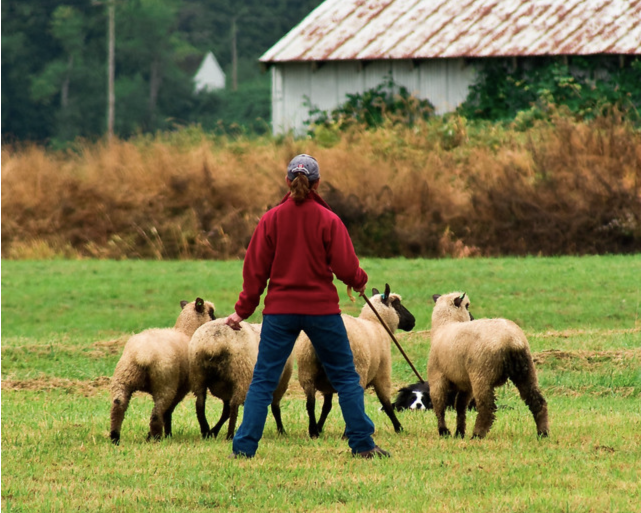
#> input picture images/image1.png, 1282 x 1026 px, found by its file name (shown at 1/2 size)
$ jupyter execute --allow-errors lab-0-introduction-to-pytorch.ipynb   (shell and % lines are left out)
#> lines starting #> are read from the running program, lines starting #| are printed output that depends on the picture
# Lab 0: Introduction to PyTorch

Welcome to COMSM0159 Advanced Visual AI (AVAI)!

The goal of this labsheet is to provide an introduction to [PyTorch](https://pytorch.org/). By the end of this lab, you should be able to do the following:
1. Recognise that there several ways to input/output images in PyTorch
2. Load and run inference using a pretrained model from Torchvision
3. Understand how to experiment with the latest models

We expect you to already know how to use Jupyter notebooks and create conda environments. If you don't, please go through these exercises in your spare time:
- [Conda Introduction](https://conda.io/projects/conda/en/latest/user-guide/getting-started.html)
- [Jupyter Introduction](https://github.com/COMSM0045-Applied-Deep-Learning/labsheets/blob/master/lab-0-python-intro/2-jupyter.ipynb)

---

## Part 1: PyTorch basics

In this section, we will learn the following:
1. Loading images to PyTorch and saving images
2. Augmentations
3. Using a pretrained Torchvision model

To start off with, we recommend using the lab machines as they provide GPU support and have the packages already prepared for you. (You can use your own machines/Google Colab but you will need to set up the conda environments yourself.)

```
module load anaconda
conda activate comsm0045
```
~~This will load the necessary packages for you to get started with PyTorch.~~

<div class="alert alert-block alert-danger">
<b>Warning:</b> Currently this environment does not include OpenCV, so enter the following <i>after</i> activating the conda environment:
<code>pip install opencv-python scikit-image</code>

<small>(Can also try `conda install opencv -c menpo; conda install scikit-image`??)</small>
</div>

[cell 1]
import torch
import torchvision
from torchvision import transforms as T
import torchvision.transforms.functional as TF

from PIL import Image
import numpy as np
import skimage
import cv2
import matplotlib.pyplot as plt
import os

### Loading images
In PyTorch, all data manipulated must be a PyTorch Tensor (`torch.Tensor`). Here we will explore multiple ways to load images and how to convert them into a Tensor.

Torchvision has their own method to load images `torchvision.io.read_image()` but sometimes we want to apply some preprocessing to the images beforehand using a different package (e.g. OpenCV). These packages may not be able to process Tensors, and therefore, we will go over alternative methods to load images and convert them into Tensors.

**TASK 1:** Load the image using these various methods and convert them into a `torch.Tensor`. Ensure the Tensor has shape `(C, H, W)` and in the form `RGB`. Note that some methods result in Tensors with the shape `(4, H, W)` and others with shape `(3, H, W)`, why may that be the case?

For this lab, ensure that all of them have shape `(3, H, W)`

[cell 2]
## TASK 1:

# Loading image1.png using PIL as a Tensor
image1 = "Week1-an-introduction-to-Pytorch/images/image1.png"
img = Image.open(image1)
#> img is the input picture: PIL image 1282x1026 RGBA; mean R, G, B, A 125.3, 121.6, 74.2, 255
img_rgb = img.convert('RGB')
#> (the rest of this cell did not finish here and is left out)

### Augmentations
Augmentation is a technique used to artificially create new data for training. This involves transforming the images to create a "new" image, which can be done *online* or *offline*. Torchvision provides transformations that can be used for *online* data augmentation.

Torchvision transformations accept PIL image, Tensor image, or a batch of Tensor images.

Torchvision provides the function `Compose()` which allows you to chain multiple transforms together. Below is an example:
```
T.Compose([
    T.CenterCrop(10),
    T.ToTensor(),
])
```

**TASK 2:** Compose the following transformations: `RandomHorizontalFlip()`, `RandomRotation(10)` and `ToTensor()`. What do you notice about the minimum and maximum values stored in the Tensor after this transformation? Which transformation caused this and why is it beneficial?

*Note:* you do not need to visualise the image for this task

[cell 3]
## TASK 2
image1 = "Week1-an-introduction-to-Pytorch/images/image1.png"
img_pil = Image.open(image1)
#> (the rest of this cell did not finish here and is left out)

### Outputting images
Being able to visualise the Tensors is very important for numerous reasons (e.g. debugging). Here, we will go over several ways to output the images.

<div class="alert alert-block alert-warning">
<b>Attention:</b> PIL and OpenCV provide methods to display the images in a new window (<code>img.show()</code> and <code>cv2.imshow("window", img)</code> respectively). However, sometimes it doesn't work (depending on whether you are using Colab/lab machine or personal computer).

They are useful functions for debugging, so do keep them in mind.
</div>

**TASK 3:** Convert `img_transformed` back into the respective datatypes and output the transformed image with the methods listed below.

#> (a cell that did not finish here is left out)

### Using pretrained models from PyTorch

Torchvision provides code and pretrained weights for several popular deep learning models for a variety of computer vision tasks. For this exercise, we will be focusing on semantic segmentation, but feel free to try out other models listed [here](https://pytorch.org/vision/stable/models.html) in your free time.

**TASK 4:** Using the pretrained DeepLabV3 model, run inference on `images/image1.png`. Note that the model is sent to "CUDA" (i.e. the model is run on the GPU), you will need to do the same with your `torch.Tensor`.
Ensure that the image has the right number of channels (refer to Task 1).

[cell 5]
from torchvision.models.segmentation import deeplabv3_mobilenet_v3_large, DeepLabV3_MobileNet_V3_Large_Weights

# Initialize model with the pretrained weights
weights = DeepLabV3_MobileNet_V3_Large_Weights.DEFAULT
#> (the rest of this cell did not finish here and is left out)

---

## Part 2: Experimenting with latest methods
Computer vision is an fast-growing field and the models provided by Torchvision are limited and are already outperformed. As a result, it is an important skill to be able to experiment with the latest methods.

In this section, we will experiment with Segment Anything 2 (SAM2) model, which is a foundational model for prompatable segmentation on videos: https://github.com/facebookresearch/segment-anything-2. Your task is to explore through their Github repository and understand how to read the documentation provided by the authors, so that you will know how to use their work.

<div class="alert alert-block alert-info">
<b>Note:</b> If you are experiencing any issues with setting up SAM2 (whether on your own computer or on the lab machines), you can create a copy of this Colab notebook and work from there: <a>https://colab.research.google.com/drive/19CKKON3R_fzQTos3W8DrT2CDukXhyOQR?usp=sharing</a>. There is code provided to set up the environment for you, so do be sure to read through the <u>Installation</u> instructions and ensure you understand what to do.
</div>

**TASK 1:**
Follow the <u>Installation</u> instructions found in the repository's README to correctly download and install SAM2. *I highly recommend creating a new conda environment for this to avoid any conflicts*

Also, install the following packages: `scikit-image`, `opencv`, `matplotlib-pyplot`, (`ipykernel` if you haven't already.)

Then download the `sam2_hiera_large.pt` checkpoint and store in `./checkpoints`.

[cell 6]
# Helper functions; used for visualisation
np.random.seed(3)

def show_mask(mask, ax, random_color=False, borders=True, obj_id=None):
    if random_color:
        color = np.concatenate([np.random.random(3), np.array([0.6])], axis=0)
    elif obj_id:
        cmap = plt.get_cmap("tab10")
        color = np.array([*cmap(obj_id)[:3], 0.6])
    else:
        color = np.array([30/255, 144/255, 255/255, 0.6])
    h, w = mask.shape[-2:]
    mask = mask.astype(np.uint8)
    mask_image =  mask.reshape(h, w, 1) * color.reshape(1, 1, -1)
    if borders:
        import cv2
        contours, _ = cv2.findContours(mask,cv2.RETR_EXTERNAL, cv2.CHAIN_APPROX_NONE)
        # Try to smooth contours
        contours = [cv2.approxPolyDP(contour, epsilon=0.01, closed=True) for contour in contours]
        mask_image = cv2.drawContours(mask_image, contours, -1, (1, 1, 1, 0.5), thickness=2)
    ax.imshow(mask_image)

def show_points(coords, labels, ax, marker_size=375):
    pos_points = coords[labels==1]
    neg_points = coords[labels==0]
    ax.scatter(pos_points[:, 0], pos_points[:, 1], color='green', marker='*', s=marker_size, edgecolor='white', linewidth=1.25)
    ax.scatter(neg_points[:, 0], neg_points[:, 1], color='red', marker='*', s=marker_size, edgecolor='white', linewidth=1.25)

def show_box(box, ax):
    x0, y0 = box[0], box[1]
    w, h = box[2] - box[0], box[3] - box[1]
    ax.add_patch(plt.Rectangle((x0, y0), w, h, edgecolor='green', facecolor=(0, 0, 0, 0), lw=2))

def show_masks(image, masks, scores, point_coords=None, box_coords=None, input_labels=None, borders=True):
#> called with point_coords = array of shape (1, 2), input_labels = array of shape (1,), borders = True
    for i, (mask, score) in enumerate(zip(masks, scores)):
        plt.figure(figsize=(10, 10))
        plt.imshow(image)
        show_mask(mask, plt.gca(), borders=borders)
        if point_coords is not None:
            assert input_labels is not None
            show_points(point_coords, input_labels, plt.gca())
        if box_coords is not None:
            # boxes
            show_box(box_coords, plt.gca())
        if len(scores) > 1:
            plt.title(f"Mask {i+1}, Score: {score:.3f}", fontsize=18)
        plt.axis('off')
        plt.show()

**TASK 2.1:**
Build a `SAM2ImagePredictor`, load in the checkpoint weights and set the input image.

**TASK 2.2:**
Using SAM2, get the segmentation mask for the person. The input prompt is provided to you.
(<u>NOTE:</u> Points are input to the model in (x,y) format and come with labels 1 (foreground point) or 0 (background point). Multiple points can be input; here we use only one.)

**TASK 2.3:** SAM2 takes in either points and/or boxes as input prompts - read through the documentation and try to figure out how to do this.

<div class="alert alert-block alert-danger">
<b>Warning:</b> SAM2 does not take Tensors as inputs, it takes in the following: np.ndarray, PILImage
</div>

[cell 7]
# Image and prompts to pass into SAM2 model

image = Image.open(image1)
image = np.array(image.convert("RGB"))

input_point = np.array([[597, 523]])
input_box = np.array([445, 304, 792, 927])
input_label = np.array([1])

[cell 8]
from sam2.build_sam import build_sam2
from sam2.sam2_image_predictor import SAM2ImagePredictor

sam2_checkpoint = "Week1-an-introduction-to-Pytorch/checkpoints/sam2_hiera_large.pt"
model_cfg = "sam2_hiera_l.yaml"
device = "cuda"

## TASK 2.1:

## TASK 2.2:
masks, scores, logits = None, None, None
print("Masks found using point input:")
#> (the rest of this cell did not finish here and is left out)

**TASK 3:**
SAM2 can also do end-to-end batch processing. This allows the SAM2 predictor to take a batch of prompts as inputs for multiple images. Look through the documentation and determine how to do this

[cell 9]
image1 = Image.open('images/image1.png')
image1 = np.array(image1.convert("RGB"))
image1_boxes = np.array([
    [208, 588, 437, 898],
    [372, 628, 591, 886],
    [581, 554, 838, 881],
    [846, 576, 1104, 885],
])

image2 = Image.open('images/image2.png')
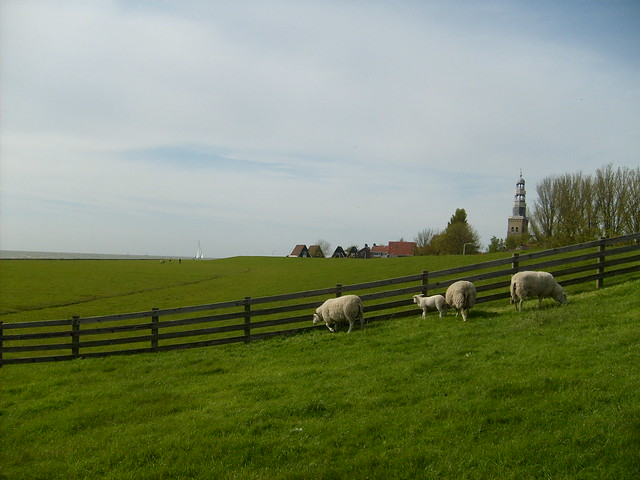
#> input picture images/image2.png, 640 x 480 px
#> image2 is the input picture: PIL image 640x480 RGB; mean R, G, B 124.1, 136, 105.4
image2 = np.array(image2.convert("RGB"))
image2_boxes = np.array([
    [310, 293, 368, 337],
    [409, 291, 449, 318],
    [442, 277, 480, 324],
    [508, 268, 569, 310],
])

img_batch = [image1, image2]
boxes_batch = [image1_boxes, image2_boxes]

## TASK 3:
masks_batch, scores_batch = None, None

# Display the outputs for image1 and image2 using the box prompts
#> (the rest of this cell did not finish here and is left out)

### CHALLENGE:
SAM2 builds upon SAM buy allowing users to track masks in videos (rather than just images). You will need to first save the video as a folder of frames
(e.g. `ffmpeg -i <your_video>.mp4 -q:v 2 -start_number 0 <output_dir>/'%05d.jpg'`). In this lab, we have already provided frames from our [BVI-RLV dataset](https://ieee-dataport.org/open-access/bvi-lowlight-fully-registered-datasets-low-light-image-and-video-enhancement). This dataset provides fully-registered low-light content with their corresponding normal-light condition.

<details>
    <summary>Side note</summary>
    Currently SAM2 only supports JPEG frames, the frames provided is a subset sampled from the original set of frames from the BVI-RLV dataset and saved as `.jpg` for compatibility.
</details>

 For this challenge, you will need to write code to track the object of interest (the wooden puzzle) in `normal_light_10`. Now try your code again on `low_light_10`. What do you notice about the outputs from SAM2?

> Note: if you have run any previous tracking using the inference_state, please reset it first via `reset_state()`.

[cell 10]
# NOTE: `video_dir` a directory of JPEG frames with filenames like `<frame_index>.jpg`

video_dir = "./video/input"

# scan all the JPEG frame names in this directory
frame_names = [
    p for p in os.listdir(video_dir)
    if os.path.splitext(p)[-1] in [".jpg", ".jpeg", ".JPG", ".JPEG"]
]
frame_names.sort(key=lambda p: int(os.path.splitext(p)[0]))
frames = [Image.open(os.path.join(video_dir, p)) for p in frame_names]
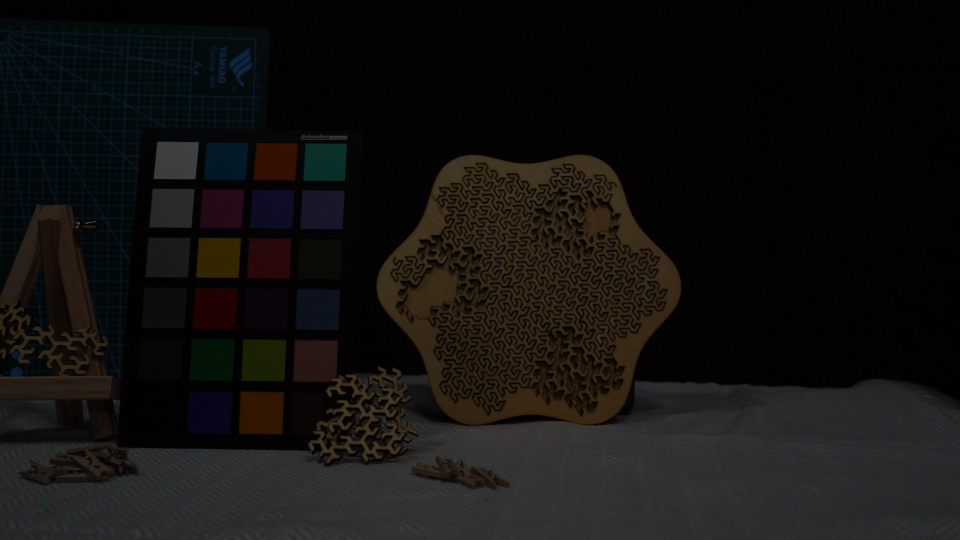
#> input picture video/input/00001.jpg, 1920 x 1080 px (shown at 1/2 size)
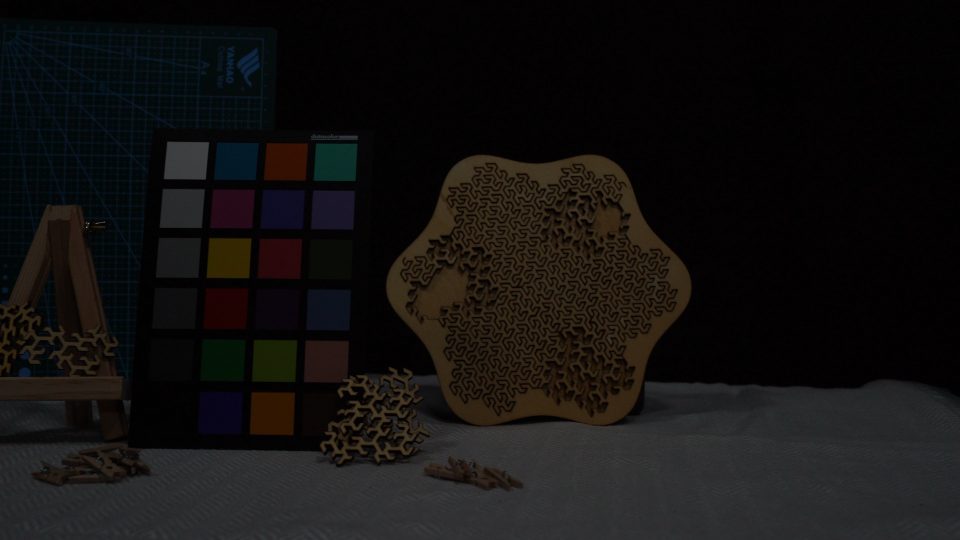
#> input picture video/input/00002.jpg, 1920 x 1080 px (shown at 1/2 size)
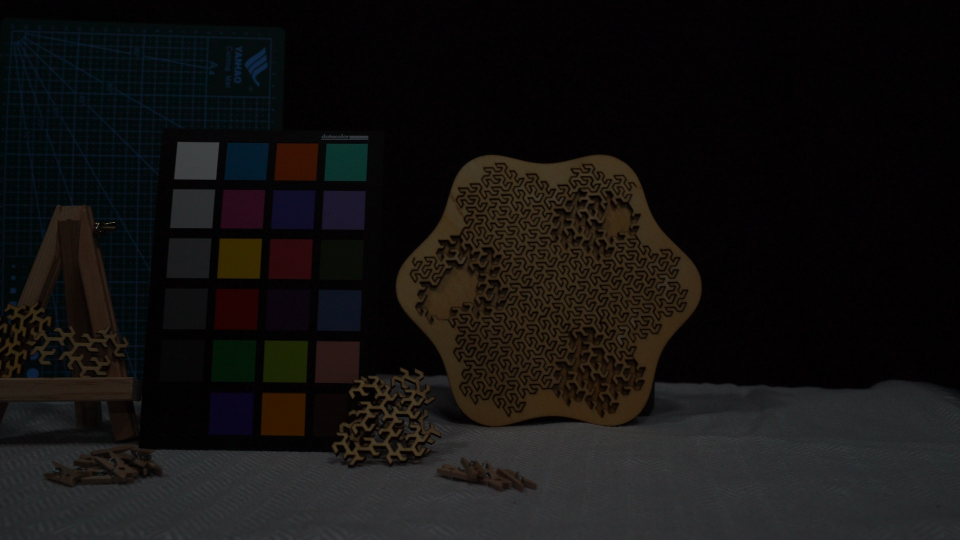
#> input picture video/input/00003.jpg, 1920 x 1080 px (shown at 1/2 size)

# take a look the first video frame with the box prompt
frame_idx = 0
box = np.array([742, 298, 1374, 863], dtype=np.float32)

plt.figure(figsize=(9, 6))
plt.title(f"frame {frame_idx}")
plt.imshow(Image.open(os.path.join(video_dir, frame_names[frame_idx])))
plt.axis("off")
show_box(box, plt.gca())
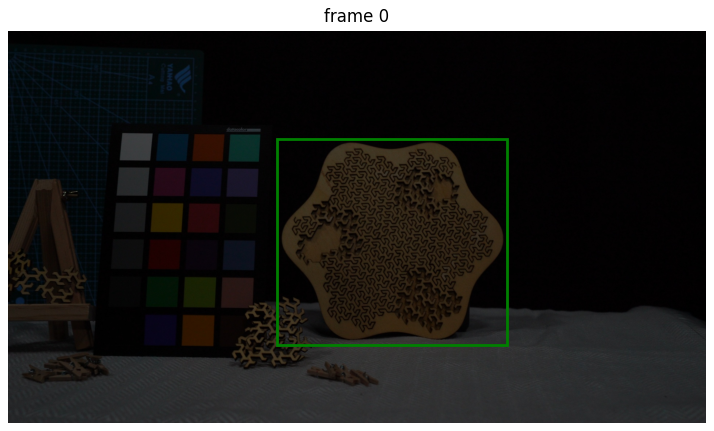
#> figure drawn by matplotlib, 1 panel
